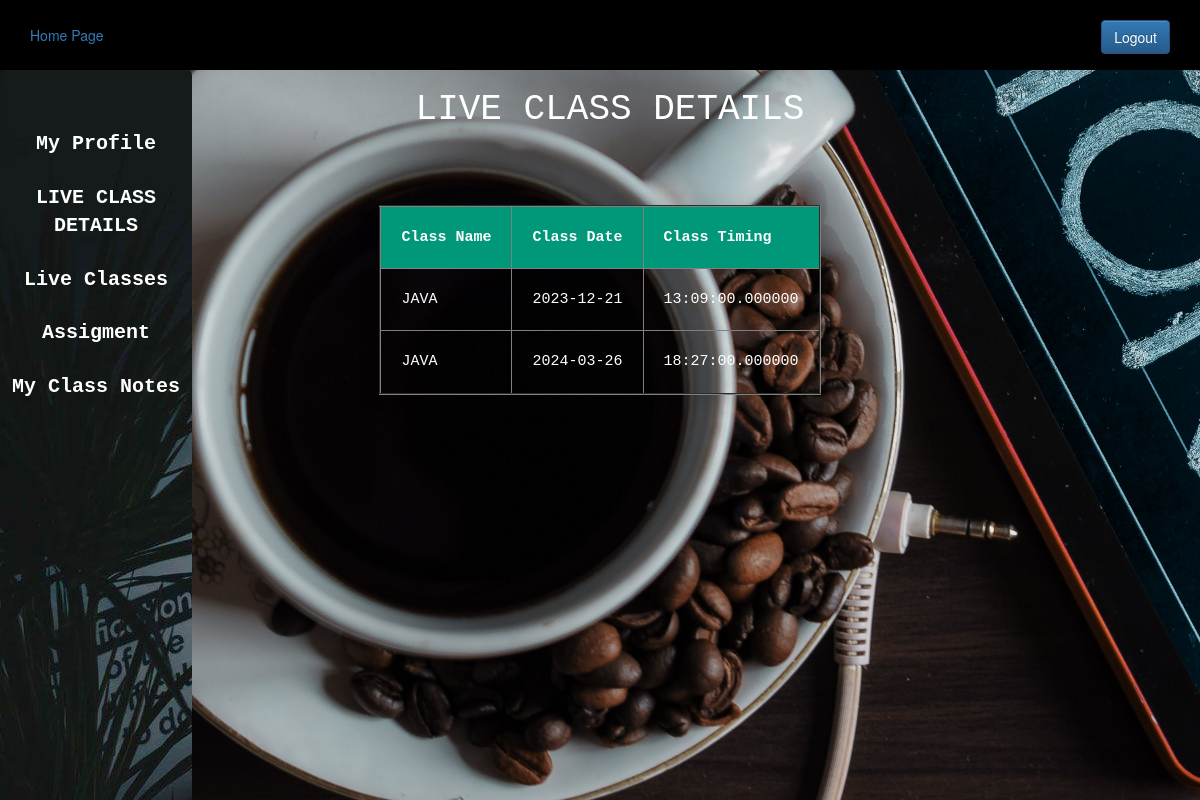
The app's page /studenthome.php (signed in) with its own data.
### tables this page shows
CREATE TABLE `notes` (
  `classname` varchar(50) DEFAULT NULL,
  `classdate` date DEFAULT NULL,
  `classtime` time(6) DEFAULT NULL
);

### studenthome.php (the view, shortened to what this page needs)
 <?php
$host="localhost";
$user="root";
$password="";
$db="schoolproject";
$data=mysqli_connect($host,$user,$password,$db);
$sql="SELECT * from notes";
$result=mysqli_query($data,$sql);
?>
<!DOCTYPE html>
<html>
<head>
	<?php
	include 'admin_css.php';
	?>
</head>
<body>
	<?php
	include 'student_sidebar.php';
	?>
	<div class="content">
		<center>
		<h1 class="apply" style="padding-left: 20px ;font-family: 'Courier New', Courier, monospace ; color: white">LIVE CLASS DETAILS</h1>
			<br>
			<br>
		<table  border=2px; style="border-collapse: collapse; margin: 25px 0; font-size: 0.9em; font-family: 'Courier New', Courier, monospace ; min-width: 400px;  box-shadow: 0 0 20px rgba(0, 0, 0, 0.15);">
			<tr style=" background-color: #009879;color: #ffffff; text-align: left;">
				<th style="padding: 20px;font-size: 15px;">Class Name</th>
				<th style="padding: 20px;font-size: 15px;">Class Date</th>
				<th style="padding: 20px;font-size: 15px;">Class Timing</th>
			</tr>
			<?php
			while($info=$result->fetch_assoc())
			{
			?>
			<tr>
				<td style="padding: 20px;font-size: 15px; color: white"><?php echo "{$info['classname']}";?> </td>
				<td style="padding: 20px;font-size: 15px;color: white">
				<?php echo "{$info['classdate']}";?> </td>
				<td style="padding: 20px;font-size: 15px; color: white">
				<?php echo "{$info['classtime']}";?> </td>
			</tr>
			<?php
		}
			?>
		</table>
		</center>
	</div>
</body>
</html>

### admin.css (style rules this page uses)
* { margin: 0px; padding: 0px; }

### studenthome.php (style rules this page uses)
body { background-image: url("imag09.jpg"); background-size: 2000px; background-position: center; background-repeat: no-repeat; }

### records on screen
notes: classname "JAVA", classdate "2023-12-21", classtime "13:09:00.000000"
notes: classname "JAVA", classdate "2024-03-26", classtime "18:27:00.000000"
